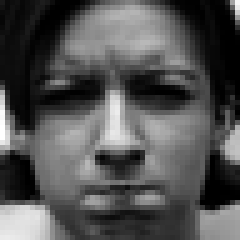
#> input picture images/anger/S010_004_00000017.png, 48 x 48 px (shown 5 times larger); its folder holds 4 pictures in this run
$ jupyter execute main.ipynb
#> lines starting #> are read from the running program, lines starting #| are printed output that depends on the picture
[cell 1]
from skimage.io import imread_collection , concatenate_images
from sklearn.neighbors import NearestNeighbors
from sklearn.neighbors import KNeighborsClassifier
from sklearn import preprocessing
from sklearn.utils import shuffle
import random
import time
import numpy as np
import matplotlib.pyplot as plt
import pywt as ptw
from sklearn.metrics import confusion_matrix, plot_confusion_matrix
import copy as cp
from skimage.io.manage_plugins import _inject_imread_collection_if_needed

[cell 2]
# [4 lines left out: function draw, not called in this run]

def hwavelet(images, n):
    cA = images
    for i in range(n):
        cA, (cH, cV, cD) = ptw.dwt2(cA, 'haar')
    return cA

def normalizar(dataset):
    aux = []
    for i in range(len(dataset)):
        aux = aux + [dataset[i].reshape(24*24).tolist()]
    return aux

def load(emotion, emotion_arr):
#> called with emotion = 'ANGER', emotion_arr = 'images/anger/*.png'
    aux = imread_collection(emotion_arr)
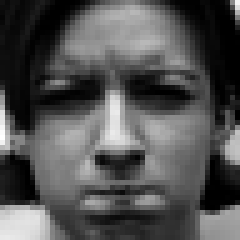
#> input picture images/anger/S010_004_00000018.png, 48 x 48 px (shown 5 times larger)
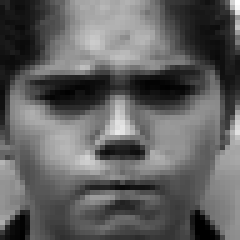
#> input picture images/anger/S011_004_00000021.png, 48 x 48 px (shown 5 times larger)
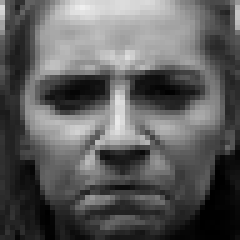
#> input picture images/anger/S014_003_00000029.png, 48 x 48 px (shown 5 times larger)
#> aux = 4 items
    aux_lb = [emotion] * len(aux)
#> aux_lb = ['ANGER', 'ANGER', 'ANGER', 'ANGER']
    for i in range(len(aux)):
        all_images.append(aux[i])
        all_labels.append(aux_lb[i])
#> this loop made 4 passes
#> after the loop, all_images = 4 items; all_labels = ['ANGER', 'ANGER', 'ANGER', 'ANGER']

[cell 3]
#paths
anger = 'images/anger/*.png'
contempt = 'images/contempt/*.png'
disgust = 'images/disgust/*.png'
fear = 'images/fear/*.png'
happy = 'images/happy/*.png'
sadness = 'images/sadness/*.png'
surprise = 'images/surprise/*.png'

#input y output
all_images = []
all_labels = []

#load en input y output
load('ANGER', anger)
load('CONTEMPT', contempt)
load('DISGUST', disgust)
load('FEAR', fear)
load('HAPPY', happy)
load('SADNESS', sadness)
load('SURPRISE', surprise)

#procesamiento
all_images_processed = hwavelet(all_images,1)
#> in hwavelet, `cA = images`: cA = 4 items
all_images_processed_normalized = normalizar(all_images_processed)
#> the loop in normalizar, `for i in range(len(dataset)):` made 4 passes
#> all_images_processed_normalized = 4 items

#print(len(all_images))
#print(len(all_labels))

[cell 4]
def bootstrap(k,n, algo,neighbors):
#> called with k = 10, n = 0, algo = 'brute', neighbors = 1
    tam = len(all_images_processed)
#> tam = 4
    t = tam
#> t = 4
    ps = []
    result = []
    error = 0
    errores = []
    varianza = 0
    res = []
    for i in range(tam):
        ps.append((all_images_processed[i], all_images_processed_normalized[i], all_labels[i]))
#> after the loop, ps = 4 items
    ds = shuffle(ps, random_state = 0)
#> ds = 4 items
    total_aciertos = 0
    total_samples = n
    if n==0:
        total_samples = 0

    for i in range(k):
        if n==0:
            n = random.randint(0,tam)
            total_samples += n
        idxs = random.sample(range(0,tam), n)

        train_i = []
        train_l = []
        test_i = []
        test_l = []

        for i in range(tam):
            if i in idxs:
                test_i.append(ds[i][1])
                test_l.append(ds[i][2])
            else:
                train_i.append(ds[i][1])
                train_l.append(ds[i][2])


        knn = KNeighborsClassifier(n_neighbors=neighbors, algorithm=algo)

        knn.fit(train_i, train_l)

        aciertos = 0
        fallas = 0
        resultados = []
        for i in range(len(test_i)):
            predict = knn.predict([test_i[i]])
            resultados.append(predict)
            if predict == test_l[i]:
                aciertos += 1
            else:
                fallas += 1

        result.append(confusion_matrix(test_l, resultados, labels=["ANGER", "CONTEMPT", "DISGUST", "FEAR", "HAPPY", "SADNESS", "SURPRISE"]))
        # Error
        res.append([knn,test_i,test_l])
        error_i = (fallas / (aciertos + fallas))
        error += error_i
        errores.append(error_i)

       # for i in range(len(test_l)): print(test_l[i],resultados[i])

        i += 1
#> this loop made 10 passes
#> (n, total_samples, idxs) on pass 1: (3, 3, [3, 0, 1])
#> idxs on passes 2 to 7: [3, 1, 2], [3, 1, 0], [1, 3, 0], [0, 2, 1], [1, 3, 0], [0, 2, 1]
#> after the loop, error = 0; errores = [0, 0, 0, 0, 0, 0, 0, 0, 0, 0]; n = 3; res = 10 items; result = 10 items; total_samples = 3
    # Varianza
    error_promedio = error/k
#> error_promedio = 0
    for error_i in errores:
        varianza += (error_i - error_promedio)**2
#> this loop made 10 passes
#> after the loop, varianza = 0
    varianza /= (k - 1)

    print('El error es de:', str(round(error_promedio , 3)))
#| El error es de: 0.0
    print('La varianza es de:', varianza)
#| La varianza es de: 0.0

    return result, res
            #draw(test_im[i])
            #resultados.append('predict: '+ str(predict)+ ', real: ',str(test_l[i]))
            #if(i%3==0): print('predict: '+ str(predict)+ ', real: ',str(test_l[i]))

[cell 5]
# [77 lines left out: function kfold, not called in this run]

[cell 6]
# [20 lines left out: function test_kfold, not called in this run]


def test_bootstrap(bf, ts, algo, neighbors):
    start = time.time()
    xd1, res = bootstrap(bf,ts, algo, neighbors)
#> xd1 = 10 items; res = 10 items
    end = time.time()
    print('Tiempo total de testing con', 'bootstrap (k = ' + str(bf) + ')', end-start, 'segundos.')
    diag = 0
    rest = 0
    count = 0
    for m in xd1:
        for i in range(7):
            for j in range(7):
                if(i == j):
                    diag += m[i][j]
                else:
                    rest += m[i][j]
        print('accuracy for test '+str(count)+' ',diag/(rest+diag)*100)
        count += 1
#> after the loop, count = 10; diag = 30; rest = 0

    for result in res:
        plot_confusion_matrix(result[0], result[1], result[2])
        plt.show()
#> this loop made 1 pass

[cell 7]
bootstrap_folds = 10
test_size = 0 #if 0, test_size randomizes every fold, train = ds-test_size
algo = 'brute'
neighbors = 1

kfold_folds = 10
#print('KFOLD')
#test_kfold(kfold_folds, algo, neighbors)

print('BOOTSTRAP')
test_bootstrap(bootstrap_folds, test_size, algo, neighbors)
#> (the call stopped at in test_bootstrap, `plot_confusion_matrix(result[0], result[1], result[2])`: sklearn is not available in this run)
